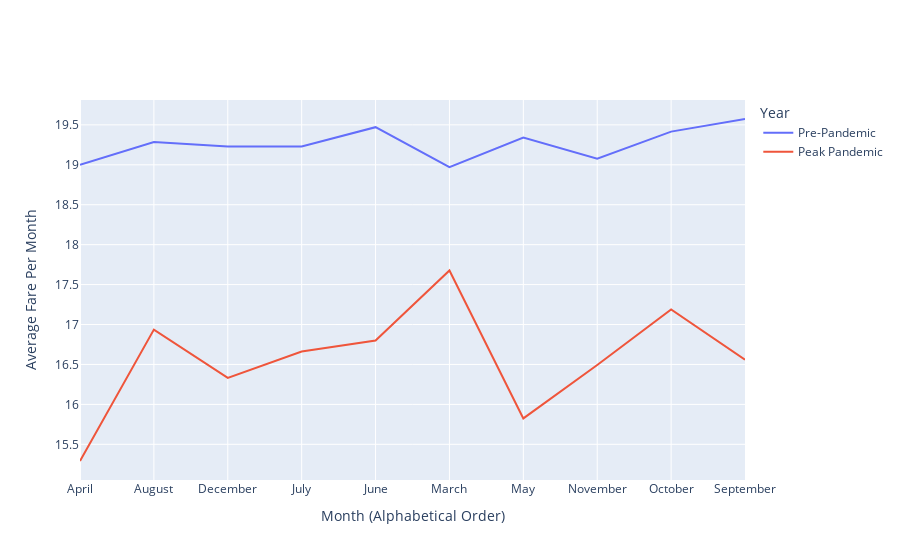

This figure's notebook cell:
### Code cell
fig = go.Figure()
fig.add_trace(go.Scatter(x=avg_monthly19.index, y=avg_monthly19['total_amount'],
                    mode='lines',
                    name='Pre-Pandemic'))
fig.add_trace(go.Scatter(x=avg_monthly20.index, y=avg_monthly20['total_amount'],
                    mode='lines',
                    name='Peak Pandemic'))
fig.update_layout(
    xaxis = dict(
        tickmode = 'array',
        tickvals = [0, 1, 2, 3, 4, 5, 6, 7, 8, 9, 10, 11],
        ticktext = ["April", "August", "December", "July", "June", "March", "May", 
                          "November", "October", "September"]
    )
)

fig.update_layout(legend_title_text = "Year")
fig.update_xaxes(title_text="Month (Alphabetical Order)")
fig.update_yaxes(title_text="Average Fare Per Month")
fig.show()

### Figure 1 — Plotly figure (JSON) as saved in the notebook; plotly's stock layout.template omitted (floating-point values rounded to 4 significant figures)
{"data": [{"mode": "lines", "name": "Pre-Pandemic", "type": "scatter", "x": [0, 1, 2, 3, 4, 5, 6, 7, 8, 9], "y": [19.0, 19.28, 19.23, 19.23, 19.47, 18.97, 19.34, 19.08, 19.42, 19.57]}, {"mode": "lines", "name": "Peak Pandemic", "type": "scatter", "x": [0, 1, 2, 3, 4, 5, 6, 7, 8, 9], "y": [15.29, 16.94, 16.33, 16.66, 16.8, 17.68, 15.82, 16.49, 17.19, 16.56]}], "layout": {"legend": {"title": {"text": "Year"}}, "xaxis": {"tickmode": "array", "ticktext": ["April", "August", "December", "July", "June", "March", "May", "November", "October", "September"], "tickvals": [0, 1, 2, 3, 4, 5, 6, 7, 8, 9, 10, 11], "title": {"text": "Month (Alphabetical Order)"}}, "yaxis": {"title": {"text": "Average Fare Per Month"}}}}
